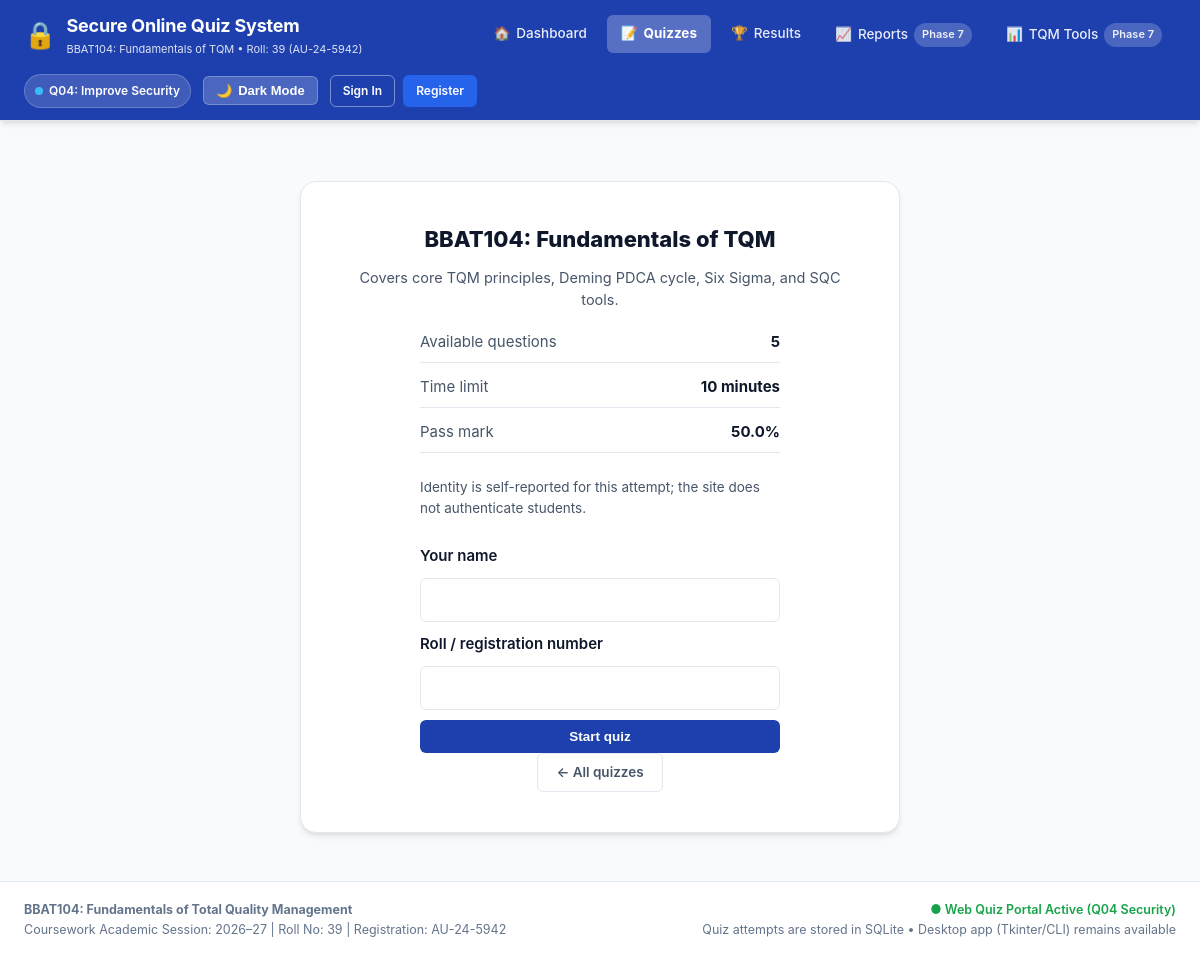
The app's page /quizzes/1 with its own data.
### tables this page shows
CREATE TABLE quizzes (
        id INTEGER PRIMARY KEY AUTOINCREMENT,
        title TEXT NOT NULL UNIQUE,
        description TEXT,
        time_limit_mins INTEGER DEFAULT 10,
        pass_percentage REAL DEFAULT 50.0,
        created_at TEXT DEFAULT CURRENT_TIMESTAMP
    );

### app.py (the view)
@app.route("/quizzes/<int:quiz_id>")
def quiz_details(quiz_id):
    quiz = database.get_quiz_by_id(quiz_id)
    if quiz is None:
        return render_template("not_found.html"), 404
    questions = database.get_questions_by_quiz(quiz_id)
    return render_template(
        "quiz_details.html",
        quiz=quiz,
        question_count=len(questions),
        csrf_token=get_attempt_csrf_token(),
    )

### app.py (called while the page is built)
def get_csrf_token():
    token = session.get("csrf_token") or session.get("attempt_csrf_token")
    if token is None:
        token = secrets.token_urlsafe(32)
        session["csrf_token"] = token
        session["attempt_csrf_token"] = token
    return CSRFTokenStr(token)

def get_attempt_csrf_token():
    return get_csrf_token()

@app.context_processor
def inject_template_globals():
    current_user = None
    user_id = session.get("user_id")
    if user_id:
        current_user = database.get_user_by_id(user_id)
    return {
        "current_user": current_user,
        "csrf_token": get_csrf_token,
    }

@app.after_request
def add_security_headers(response):
    response.headers["X-Frame-Options"] = "SAMEORIGIN"
    response.headers["X-Content-Type-Options"] = "nosniff"
    response.headers["X-XSS-Protection"] = "1; mode=block"
    response.headers["Referrer-Policy"] = "strict-origin-when-cross-origin"
    return response

### database.py (called while the page is built)
def get_connection():
    conn = sqlite3.connect(DB_PATH)
    conn.row_factory = sqlite3.Row
    conn.execute("PRAGMA foreign_keys = ON")
    return conn

def get_quiz_by_id(quiz_id):
    conn = get_connection()
    cursor = conn.cursor()
    cursor.execute("SELECT * FROM quizzes WHERE id = ?", (quiz_id,))
    row = cursor.fetchone()
    conn.close()
    return dict(row) if row else None

def get_questions_by_quiz(quiz_id):
    conn = get_connection()
    cursor = conn.cursor()
    cursor.execute("SELECT * FROM questions WHERE quiz_id = ? ORDER BY id ASC", (quiz_id,))
    rows = cursor.fetchall()
    conn.close()
    return [dict(row) for row in rows]

### templates/quiz_details.html (shortened to what this page needs)
{% extends "base.html" %}
{% block content %}
<div class="placeholder-page-container">
    <section class="placeholder-box">
        <h1 class="placeholder-title">{{ quiz.title }}</h1>
        {% if quiz.description %}
        <p class="placeholder-text">{{ quiz.description }}</p>
        {% endif %}
        <dl class="quiz-details-list">
            <div>
                <dt>Available questions</dt>
                <dd>{{ question_count }}</dd>
            </div>
            <div>
                <dt>Time limit</dt>
                <dd>{{ quiz.time_limit_mins }} minutes</dd>
            </div>
            <div>
                <dt>Pass mark</dt>
                <dd>{{ quiz.pass_percentage }}%</dd>
            </div>
        </dl>
        {% if question_count == 0 %}
        <p class="placeholder-alert">This quiz cannot be started because it has no questions.</p>
        {% else %}
        <form method="post" action="{{ url_for('start_quiz', quiz_id=quiz.id) }}" class="quiz-start-form">
            <p class="module-text">Identity is self-reported for this attempt; the site does not authenticate students.</p>
            <label for="student_name">Your name</label>
            <input id="student_name" name="student_name" type="text" maxlength="100" required autocomplete="name">
            <label for="student_roll">Roll / registration number</label>
            <input id="student_roll" name="student_roll" type="text" maxlength="50" required autocomplete="off">
            <button type="submit" class="btn btn-primary">Start quiz</button>
        </form>
        {% endif %}
        <div class="placeholder-actions">
            <a href="{{ url_for('quizzes') }}" class="btn btn-outline">&larr; All quizzes</a>
        </div>
    </section>
</div>
{% endblock %}

### static/css/style.css (style rules this page uses)
:root { --primary: #1E40AF; --primary-hover: #1D4ED8; --primary-light: #EFF6FF; --accent: #2563EB; --success: #16A34A; --warning: #D97706; --danger: #DC2626; --info: #0284C7; --bg-page: #F8FAFC; --bg-surface: #FFFFFF; --bg-surface-alt: #F1F5F9; --bg-header: #1E40AF; --header-text: #FFFFFF; --text-primary: #0F172A; --text-secondary: #475569; --text-muted: #64748B; --border-color: #E2E8F0; --border-focus: #3B82F6; --shadow-sm: 0 1px 2px 0 rgba(0, 0, 0, 0.05); --shadow-md: 0 4px 6px -1px rgba(0, 0, 0, 0.1), 0 2px 4px -2px rgba(0, 0, 0, 0.05); --shadow-lg: 0 10px 15px -3px rgba(0, 0, 0, 0.1), 0 4px 6px -4px rgba(0, 0, 0, 0.05); --radius-sm: 6px; --radius-md: 10px; --radius-lg: 16px; --transition: all 0.2s ease-in-out; }
*, *::before, *::after { box-sizing: border-box; margin: 0; padding: 0; }
body { font-family: -apple-system, BlinkMacSystemFont, "Segoe UI", Roboto, Helvetica, Arial, sans-serif; font-size: 15px; line-height: 1.6; color: var(--text-primary); background-color: var(--bg-page); min-height: 100vh; display: flex; flex-direction: column; transition: background-color 0.25s ease, color 0.25s ease; }
.module-text { font-size: 13.5px; color: var(--text-secondary); line-height: 1.5; flex: 1; margin-bottom: 16px; }
.placeholder-page-container { display: flex; align-items: center; justify-content: center; min-height: 480px; padding: 24px; }
.placeholder-box { background-color: var(--bg-surface); border: 1px solid var(--border-color); border-radius: var(--radius-lg); padding: 40px; max-width: 600px; text-align: center; box-shadow: var(--shadow-md); }
.placeholder-title { font-size: 22px; font-weight: 800; color: var(--text-primary); margin-bottom: 10px; }
.placeholder-text { font-size: 14.5px; color: var(--text-secondary); margin-bottom: 20px; line-height: 1.5; }
.quiz-details-list { display: grid; gap: 12px; margin: 0 auto 24px; max-width: 360px; text-align: left; }
.quiz-details-list > div { display: flex; justify-content: space-between; gap: 16px; border-bottom: 1px solid var(--border-color); padding-bottom: 8px; }
.quiz-details-list dt { color: var(--text-secondary); }
.quiz-details-list dd { color: var(--text-primary); font-weight: 700; }
.quiz-start-form { display: grid; gap: 10px; max-width: 360px; margin: 20px auto 0; text-align: left; }
.quiz-start-form label { color: var(--text-primary); font-weight: 600; }
.quiz-start-form input { width: 100%; padding: 9px 10px; border: 1px solid var(--border-color); border-radius: var(--radius-sm); background: var(--bg-surface); color: var(--text-primary); font: inherit; }
.btn { display: inline-flex; align-items: center; justify-content: center; gap: 6px; padding: 8px 18px; border-radius: var(--radius-sm); font-size: 13.5px; font-weight: 600; text-decoration: none; cursor: pointer; border: 1px solid transparent; transition: var(--transition); }
.btn-primary { background-color: var(--primary); color: #FFFFFF; }
.btn-outline { background-color: transparent; border-color: var(--border-color); color: var(--text-secondary); }

### records on screen
quizzes: title "BBAT104: Fundamentals of TQM", description "Covers core TQM principles, Deming PDCA cycle, Six Sigma, and SQC tools.", time_limit_mins "10", pass_percentage "50.0"

### other values on screen
{{ question_count }} "5"
